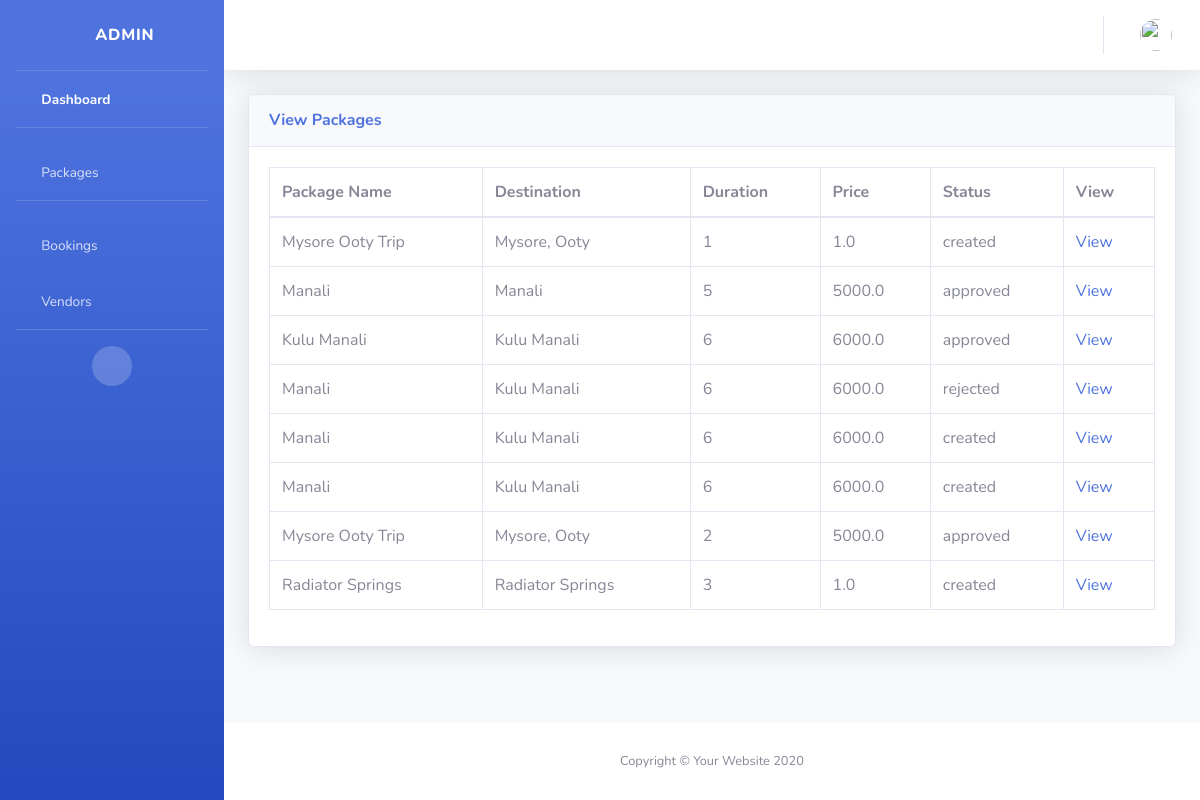
Page /packages/ on the committed database.
### vendor/models.py (models this page shows)
class package_table(models.Model):
    package_name=models.CharField(max_length=100)
    destination=models.CharField(max_length=100)
    duration=models.CharField(max_length=50)
    price=models.FloatField()
    created_at=models.DateTimeField()
    updated_at=models.DateTimeField()
    description=models.CharField( max_length=150)
    start_date=models.DateField()
    end_date=models.DateField()
    images=models.ImageField(upload_to='images/')
    status=models.CharField(max_length=20)
    vendor_id=models.ForeignKey(register_table,on_delete=models.SET_DEFAULT,default=1)
    class Meta:
        db_table="packages"

### administrator/views.py (the view)
# urls.py: path('packages/', views.admin_packages),
def admin_packages(request):
    package_data = package_table.objects.all()
    return render(request,'admin_view_packages.html',{'pdata':package_data})

### administrator/templates/admin_view_packages.html (shortened to what this page needs)
<!DOCTYPE html>
<html lang="en">
{% load static %}
<head>
    <link href="{% static 'vendor/fontawesome-free/css/all.min.css' %}" rel="stylesheet" type="text/css">
    <link href="{% static 'css/sb-admin-2.min.css' %}" rel="stylesheet">
</head>
<body id="page-top">
    <div id="wrapper">
        <ul class="navbar-nav bg-gradient-primary sidebar sidebar-dark accordion" id="accordionSidebar">
            <a class="sidebar-brand d-flex align-items-center justify-content-center" href="">
                <div class="sidebar-brand-icon rotate-n-15">
                    <i class="fas fa-laugh-wink"></i>
                </div>
                <div class="sidebar-brand-text mx-3">Admin</div>
            </a>
            <hr class="sidebar-divider my-0">
            <li class="nav-item active">
                <a class="nav-link" href="/admin_index/">
                    <i class="fas fa-fw fa-tachometer-alt"></i>
                    <span>Dashboard</span></a>
            </li>
            <hr class="sidebar-divider">
            <li class="nav-item">
                <a class="nav-link" href="/packages/">
                    <i class="fas fa-fw fa-table"></i>
                    <span>Packages</span></a>
            </li>
            <hr class="sidebar-divider">
            <li class="nav-item">
                <a class="nav-link" href="/view_bookings/">
                    <i class="fas fa-fw fa-table"></i>
                    <span>Bookings</span></a>
            </li>
            <li class="nav-item">
                <a class="nav-link" href="/view_vendors/">
                    <i class="fas fa-fw fa-table"></i>
                    <span>Vendors</span></a>
            </li>
            <hr class="sidebar-divider d-none d-md-block">
            <div class="text-center d-none d-md-inline">
                <button class="rounded-circle border-0" id="sidebarToggle"></button>
            </div>
        </ul>
        <div id="content-wrapper" class="d-flex flex-column">
            <div id="content">
                <nav class="navbar navbar-expand navbar-light bg-white topbar mb-4 static-top shadow">
                    <ul class="navbar-nav ml-auto">
                        <li class="nav-item dropdown no-arrow">
                            <a class="nav-link dropdown-toggle" href="#" id="userDropdown" role="button"
                                data-toggle="dropdown" aria-haspopup="true" aria-expanded="false">
                                <img class="img-profile rounded-circle"
                                    src="{% static 'img/undraw_profile.svg' %}">
                            </a>
                        </li>
                    </ul>
                </nav>
                <div class="container-fluid">
                    <div class="card shadow mb-4">
                        <div class="card-header py-3">
                            <h6 class="m-0 font-weight-bold text-primary">View Packages</h6>
                        </div>
                        <div class="card-body">
                            <div class="table-responsive">
                                <table class="table table-bordered" id="dataTable" width="100%" cellspacing="0">
                                    <thead>
                                        <tr>
                                            <th>Package Name</th>
                                            <th>Destination</th>
                                            <th>Duration</th>
                                            <th>Price</th>
                                            <th>Status</th>
                                            <th>View</th>
                                        </tr>
                                    </thead>
                                    <tbody>
                                        {% for data in pdata %}
                                        <tr>
                                            <td>{{data.package_name}}</td>
                                            <td>{{data.destination}}</td>
                                            <td>{{data.duration}}</td>
                                            <td>{{data.price}}</td>
                                            <td>{{data.status}}</td>
                                            <td><a href="/package_details/{{data.id}}">View</a></td>
                                        </tr>
                                        {% endfor %}
                                    </tbody>
                                </table>
                            </div>
                        </div>
                    </div>
                </div>
            </div>
            <footer class="sticky-footer bg-white">
                <div class="container my-auto">
                    <div class="copyright text-center my-auto">
                        <span>Copyright &copy; Your Website 2020</span>
                    </div>
                </div>
            </footer>
        </div>
    </div>
</body>
</html>

### rows in the picture
package_table: package_name "Mysore Ooty Trip", destination "Mysore, Ooty", duration "1", price "1.0", status "created"
package_table: package_name "Manali", destination "Manali", duration "5", price "5000.0", status "approved"
package_table: package_name "Kulu Manali", destination "Kulu Manali", duration "6", price "6000.0", status "approved"
package_table: package_name "Manali", destination "Kulu Manali", duration "6", price "6000.0", status "rejected"
package_table: package_name "Manali", destination "Kulu Manali", duration "6", price "6000.0", status "created"
package_table: package_name "Manali", destination "Kulu Manali", duration "6", price "6000.0", status "created"
package_table: package_name "Mysore Ooty Trip", destination "Mysore, Ooty", duration "2", price "5000.0", status "approved"
package_table: package_name "Radiator Springs", destination "Radiator Springs", duration "3", price "1.0", status "created"
